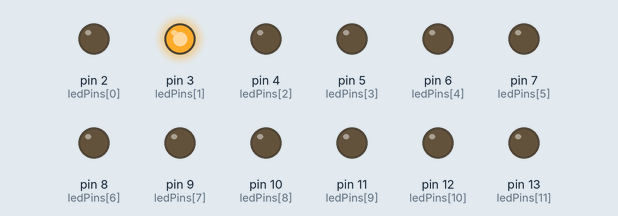
The sketch below on a simulated Arduino Uno, built with avr-gcc and run on an emulated ATmega328P. Parts: output pins drawn as LEDs (lit = HIGH).

Above: at 0.3 s.
At 0.7 s:
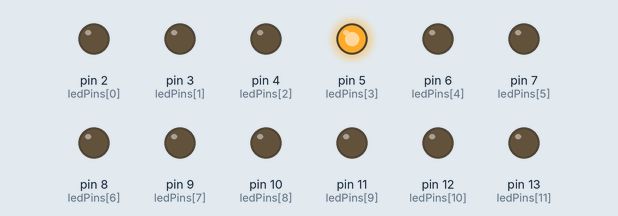
At 1.3 s:
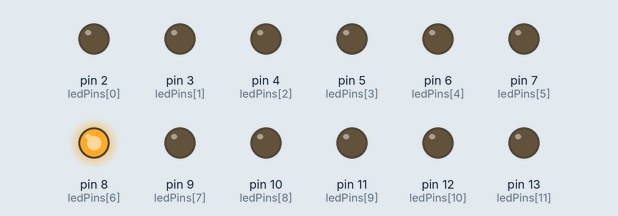
At 2.5 s:
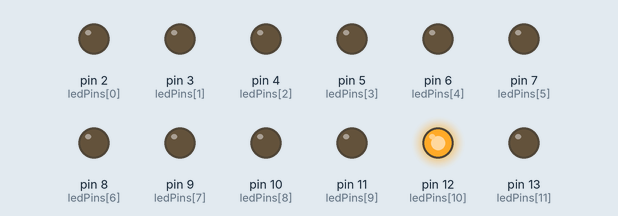
At 3.5 s:
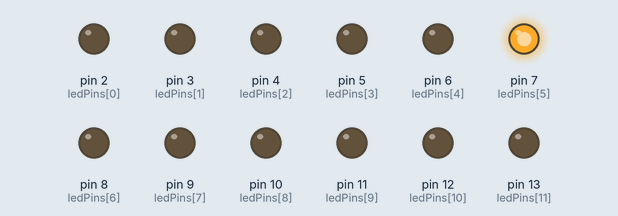
At 4.6 s:
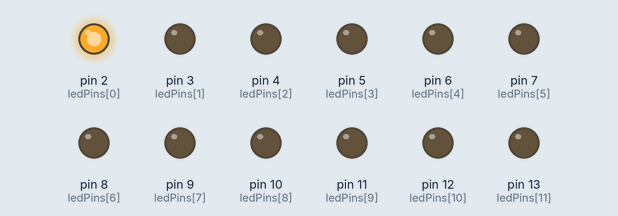
Timing chart, 0 to 6.0 s (numbered marks = the images above):
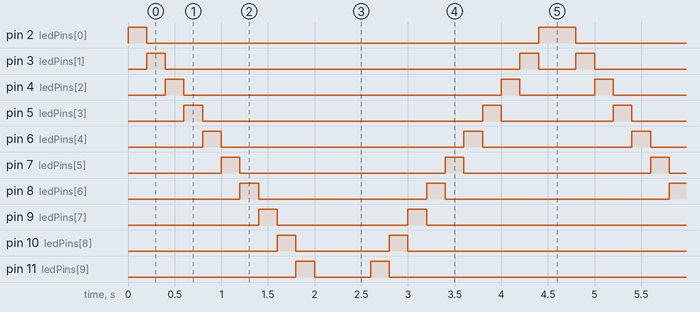

Measured:
- by itself, pin 2 (ledPins[0]): repeats every 4.6 s: LOW 4.2 s, HIGH 0.40 s
- by itself, pin 3 (ledPins[1]): repeats every 4.6 s: LOW 3.8 s, HIGH 0.20 s, LOW 0.40 s, HIGH 0.20 s
- by itself, pin 4 (ledPins[2]): repeats every 4.6 s: LOW 3.4 s, HIGH 0.20 s, LOW 0.80 s, HIGH 0.20 s
- by itself, pin 5 (ledPins[3]): repeats every 4.6 s: LOW 3.0 s, HIGH 0.20 s, LOW 1.2 s, HIGH 0.20 s
- by itself, pin 6 (ledPins[4]): repeats every 4.6 s: LOW 2.6 s, HIGH 0.20 s, LOW 1.6 s, HIGH 0.20 s
- by itself, pin 7 (ledPins[5]): alternates HIGH for 0.20 s and LOW for 2.1 s
- by itself, pin 8 (ledPins[6]): repeats every 4.6 s: LOW 1.8 s, HIGH 0.20 s, LOW 2.4 s, HIGH 0.20 s
- by itself, pin 9 (ledPins[7]): repeats every 4.6 s: LOW 1.4 s, HIGH 0.20 s, LOW 2.8 s, HIGH 0.20 s

The sketch:

Snake_pattern_led_blink.ino
```cpp
int ledPins[] = {2, 3, 4, 5, 6, 7,8,9,10,11,12,13}; // 12 LEDs
int numLeds = sizeof(ledPins) / sizeof(ledPins[0]);

void setup() {
  for (int i = 0; i < numLeds; i++) {
    pinMode(ledPins[i], OUTPUT);
  }
}

void loop() {
  // Forward snake (one LED ON at a time)

  for (int i = 0; i < numLeds; i++) {
    digitalWrite(ledPins[i], HIGH);
    delay(200); // faster delay
    digitalWrite(ledPins[i], LOW);

  }

  // Backward snake
  for (int i = numLeds - 2; i >= 0; i--) {

    digitalWrite(ledPins[i], HIGH);
    delay(200);
    digitalWrite(ledPins[i], LOW);
  }
}
```
